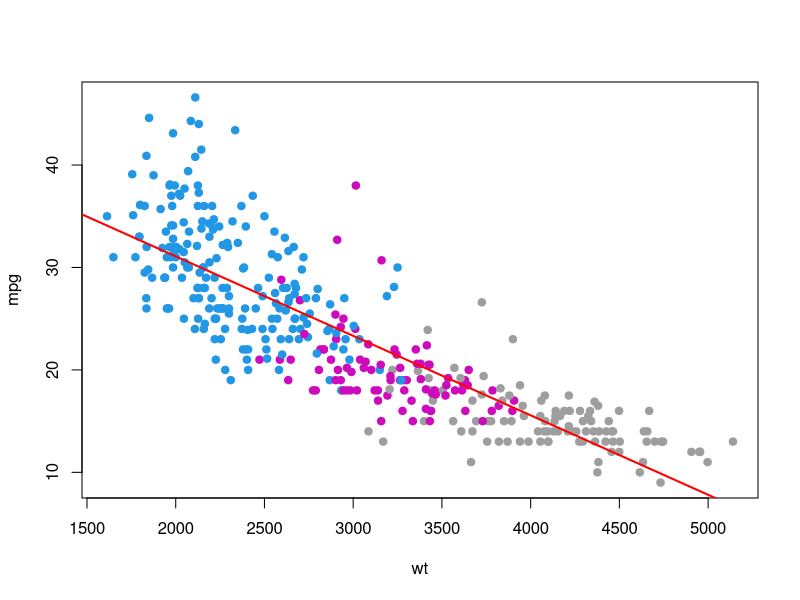
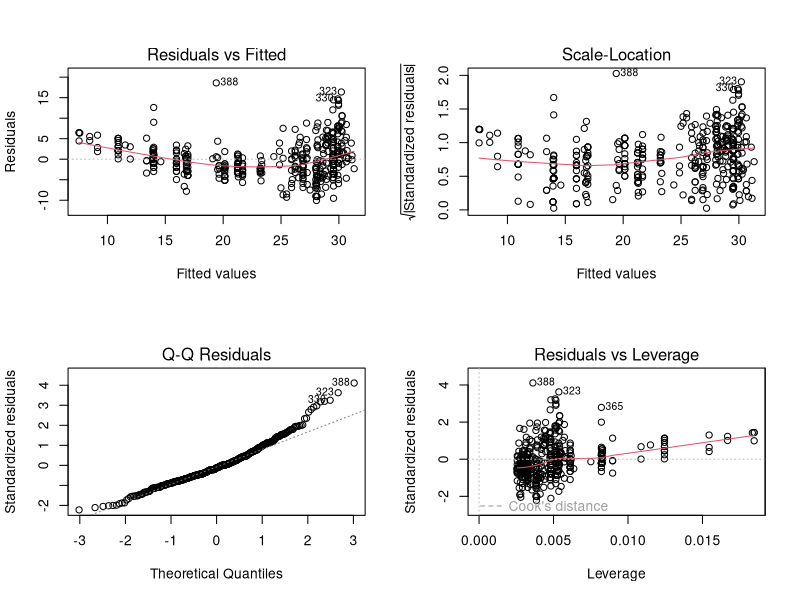
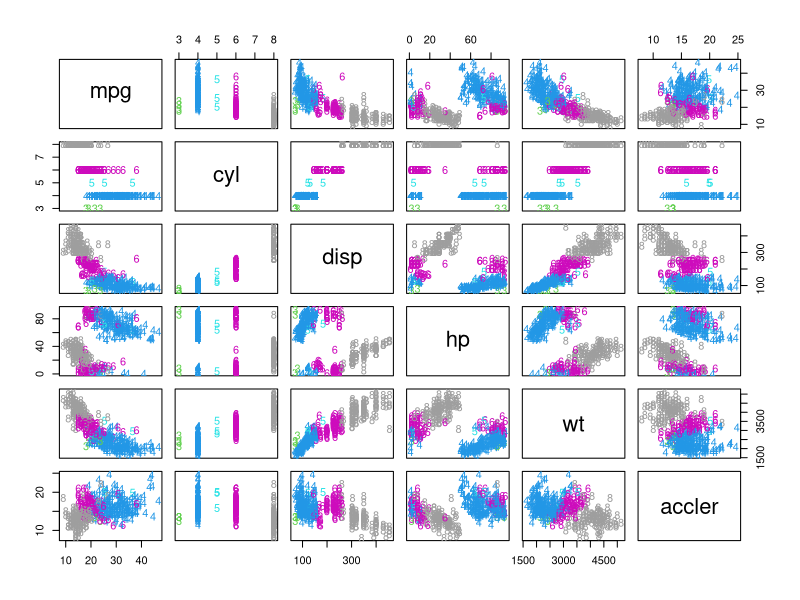

Recreate these plots in R, in order.
# lec8_2.r : Linear model 
# 회귀분석(선형모형)
# Regression

# set working directory
setwd("D:/tempstore/moocr")

# autompg data
car<-read.csv("autompg.csv")
head(car)
str(car)

# subset with cyl=4,6,8
car1<-subset(car, cyl==4 | cyl==6 | cyl==8)
attach(car1)

# 1. simple Regression(independent variable : wt)
# 단순선형회귀모형: lm(y변수~x변수,data= )
# 종속변수: mpg(연비), 독립변수: wt(차량무게)
r1<-lm(mpg~wt, data=car1)
summary(r1)
anova(r1)

# (lec4_3.R) scatterplot with best fit lines
# 산점도에 회귀선 그리기
# plot(x변수, y변수) abline: add line(선을 추가하는 함수), lm(y변수~x변수): lm은 linear model(선형 모형)의 약자
par(mfrow=c(1,1))
plot(wt, mpg,  col=as.integer(car1$cyl), pch=19)
# best fit linear line
abline(lm(mpg~wt), col="red", lwd=2, lty=1)

# 회귀분석의 목적: 예측(prediction)과 추정(estimation)
# 선형모형: 독립변수와 종속변수 간의 관계가 선형식으로 적합

# 2. simple Regression(independent variable : disp), disp는 배기량
r2<-lm(mpg~disp, data=car1)
summary(r2)
anova(r2)

# residual diagnostic plot (잔차의 산점도) 
# 잔차가 정규분포를 따르는지 등
# 회귀분석의 가정과 진단
layout(matrix(c(1,2,3,4),2,2)) # optional 4 graphs/page 
plot(r2)

# 다중회귀분석 : 독립변수가 여러 개인 경우
# 3. multiple Regression
r3<-lm(mpg~wt+accler, data=car1)
summary(r3)
anova(r3)

# pariwise plot
pairs(car[, 1:6],cex=1, col=as.integer(car$cyl),pch =substring((car$cyl),1,1))

# new variable lists
# vars1<-c("mpg", "disp", "wt", "accler")
# pariwise plot
# pairs(car[vars1], main ="Autompg",cex=1, col=as.integer(car$cyl),pch =substring((car$cyl),1,1))

# par(mar=c(4,4,4,4))
# par(mfrow=c(1,1))
# plot(disp, mpg,  col=as.integer(car1$cyl), pch=19)
# best fit linear line
# abline(lm(mpg~disp), col="red", lwd=2, lty=1)






